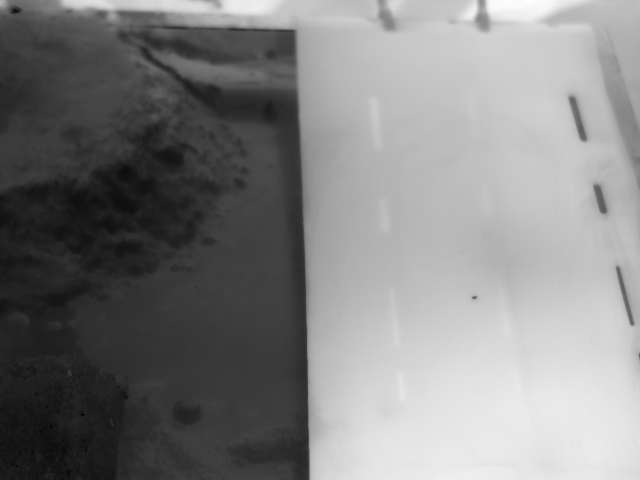
%> input picture Homework1/Datasets/image1608.png, 640 x 480 px, given in place of image1703.png, which was not available
$ octave Infrared_plot.m   (GNU Octave 9; MATLAB toolbox functions it lacks are replaced by stand-ins)
%> lines starting %> are read from the running program, lines starting %| are printed output that depends on the picture; pictures that were not available may be replaced by others from this repository, and a replacement may not be noted
clc;
clear;

% 图片编号从1607开始，到1950结束
start_index = 1607;
end_index = 1950;
total_images = end_index - start_index + 1;

% 将图片分成三个区间，以便于随机选择的图片分布均匀
interval_length = floor(total_images / 3);
random_indices = zeros(1, 3);

% 从每个区间中随机选择一个图像
for i = 1:3
    start_interval = start_index + (i-1) * interval_length;
    if i < 3
        end_interval = start_interval + interval_length - 1;
    else
        end_interval = end_index;
    end
    random_indices(i) = randi([start_interval, end_interval], 1);
end

% 创建一个新窗口来显示图像
figure;
set(gcf, 'Position', [50, 100, 1200, 420]);  % [左边距, 下边距, 宽度, 高度]
sgtitle('随机三个不同时刻红外图像展示  按下任意按键继续')

% 循环显示三个随机图像
for i = 1:3
    subplot(1, 3, i); % 分配子图位置
    file_name = sprintf('Datasets/image%d.png', random_indices(i));
    image = imread(file_name);
%> image is the input picture: size 480x640 uint16; min 28824, max 31598, mean 30245.4
%> `image_crop = imcrop(image, [298.5 3.5 342 477]);`:
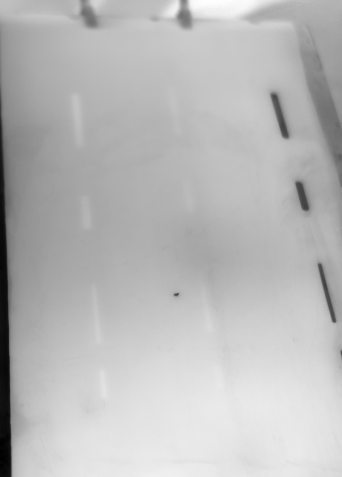
%> image_crop: size 477x342 uint16; min 29241, max 31572, mean 30942.3; drawn with min black and max white
% [111 lines not run here, left out]
function [x_int, y_int] = ginput_int(n)
    [x, y] = ginput(n); % 获取鼠标点击的坐标
    x_int = round(x); % 将 x 坐标四舍五入为整数
    y_int = round(y); % 将 y 坐标四舍五入为整数
end

% 定义温度转换函数
function temperature = grayscale_to_temperature(gray_image)
    temperature = (double(gray_image)/100)-273;
%> `axis image;`:
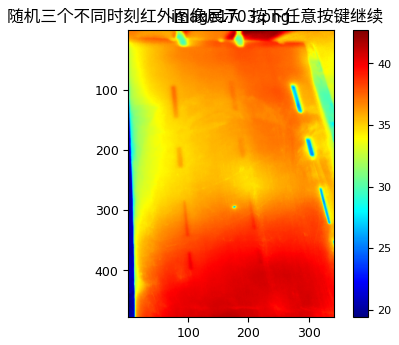
%> figure redrawn from the program's plot data
%> pass 2 of the loop `for i = 1:3`:
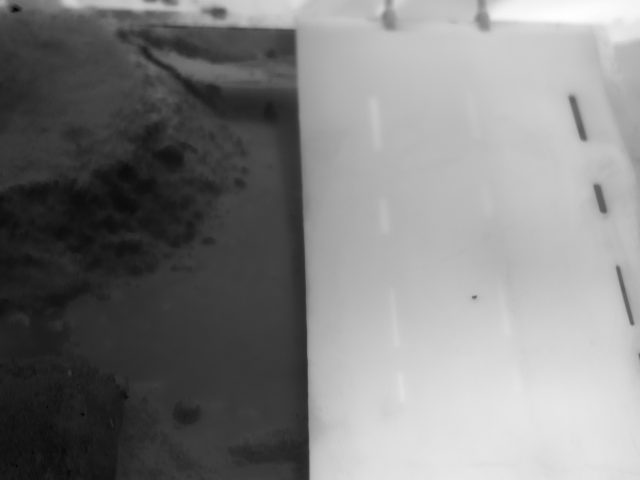
%> input picture Homework1/Datasets/image1612.png, 640 x 480 px, given in place of image1768.png, which was not available
%> image is the input picture: size 480x640 uint16; min 28836, max 31601, mean 30232.5
%> `image_crop = imcrop(image, [298.5 3.5 342 477]);`:
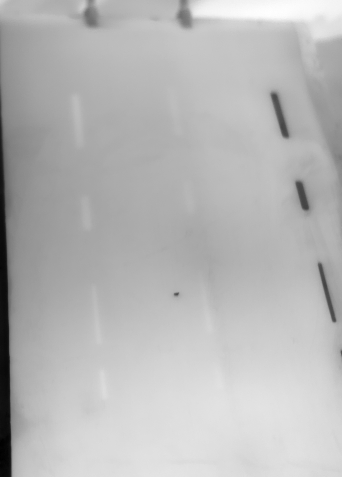
%> image_crop: size 477x342 uint16; min 29220, max 31601, mean 30937; drawn with min black and max white
%> `axis image;`:
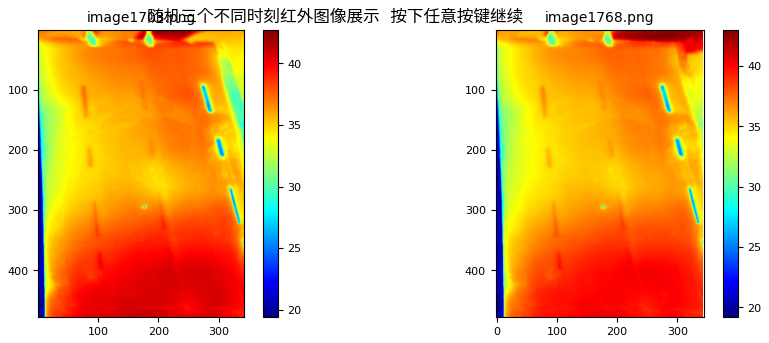
%> figure redrawn from the program's plot data, 2 panels
%> the run ends on the next line
end
